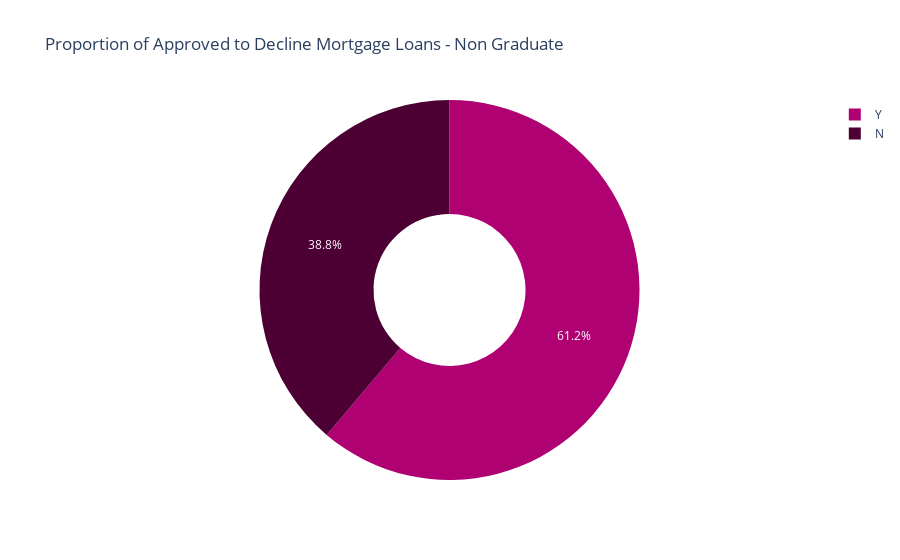

The notebook cell saved with this chart:
### Code cell
ngrad = df[['Loan_Status']].loc[(
    df['Education'] == 'Not Graduate')].value_counts().rename_axis(
        'ngrad_loan_status').reset_index(name='counts')
px.pie(ngrad, values='counts', names='ngrad_loan_status', hole=.4,
        color='ngrad_loan_status', color_discrete_map={'Y': '#AF0171',
                                                        'N': '#4C0033'},
        title='Proportion of Approved to Decline Mortgage Loans - Non Graduate')

### Figure 1 — Plotly figure (JSON) as saved in the notebook; plotly's stock layout.template omitted (floating-point values rounded to 4 significant figures)
{"data": [{"customdata": [["Y"], ["N"]], "domain": {"x": [0, 1], "y": [0, 1]}, "hole": 0.4, "hovertemplate": "ngrad_loan_status=%{customdata[0]}<br>counts=%{value}<extra></extra>", "labels": ["Y", "N"], "legendgroup": "", "marker": {"colors": ["#AF0171", "#4C0033"]}, "name": "", "showlegend": true, "type": "pie", "values": [82, 52]}], "layout": {"legend": {"tracegroupgap": 0}, "title": {"text": "Proportion of Approved to Decline Mortgage Loans - Non Graduate"}}}
